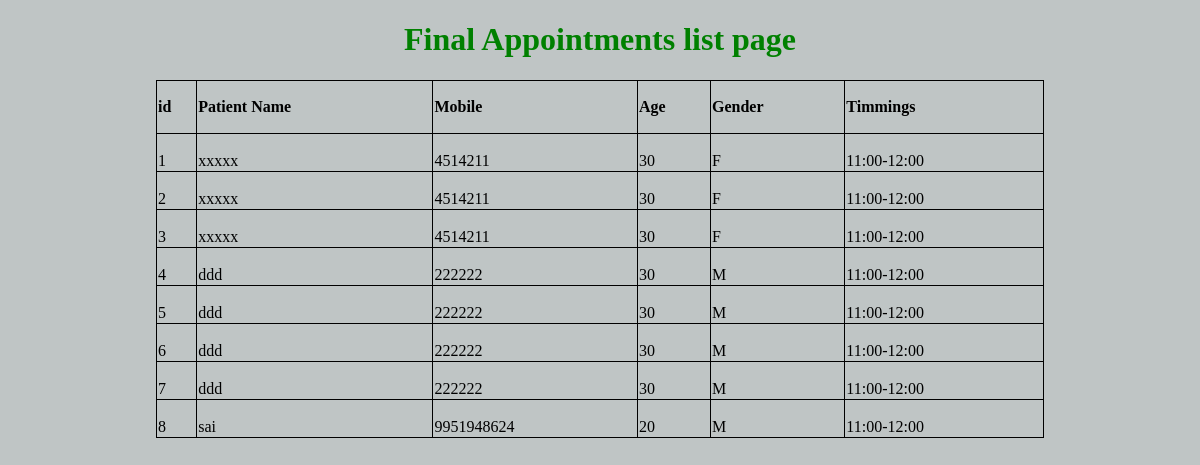
The page /adminfinal/ on the database as committed earlier.
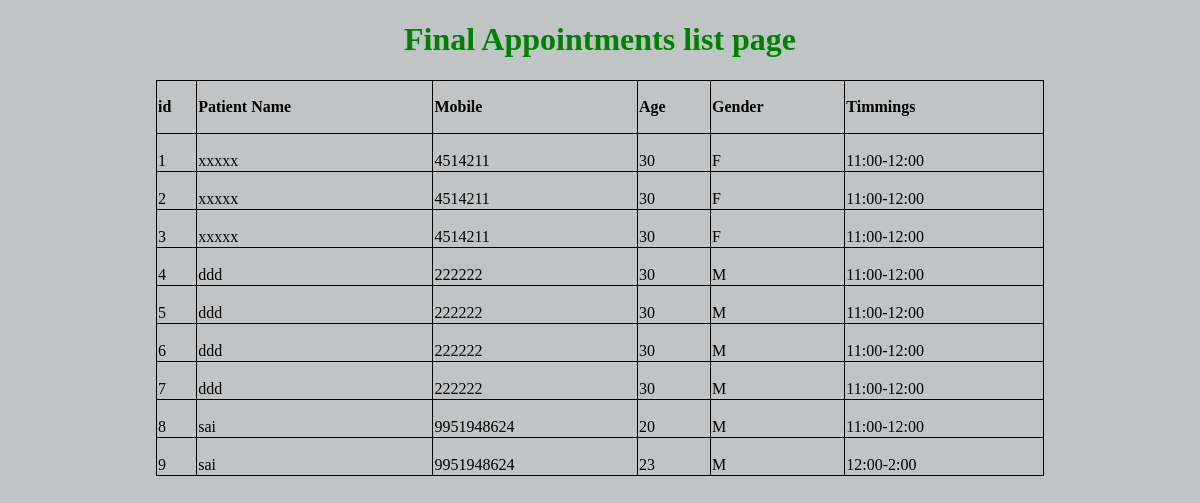
The same page on the database as committed later.
### WebApp/models.py (models this page shows)
class OnlineOp(models.Model):
    Gender_Choice=(('M', 'Male'),('F', 'Female'))
    Timming_Choice=(('10:00-12:00','10:00-12:00'),
                    ('12:00-2:00','12:00-2:00'),
                    ('2:00-4:00','2:00-4:00'),
                    ('5:00-7:00','5:00-7:00'),
                    ('7:00-9:00','7:00-9:00'),)
    Patient_Name=models.CharField(max_length=20)
    Mobile = models.IntegerField()
    Age=models.IntegerField()
    Gender = models.CharField(choices=Gender_Choice, max_length=128)
    Timmings = models.CharField(max_length=11, choices=Timming_Choice, default="Select Timmings")

### WebApp/views.py (the view)
# urls.py: path('adminfinal/',views.adminfinall),
def adminfinall(request):
    flist = OnlineOp.objects.all()
    return render(request,'MyApp/adminfinallist.html',{'flist':flist})

### templates/MyApp/adminfinallist.html (shortened to what this page needs)
<!DOCTYPE html>
<html lang="en">
<head>
</head>
<body style="background-color:#BFC5C5;">
<form align="center">
    <h1 style="color: green;">Final Appointments list page</h1>
    {%if flist%}
    <table border="1px" align="center">
        <thead>
        <th>id</th>
        <th>Patient Name</th>
        <th>Mobile</th>
        <th>Age</th>
        <th>Gender</th>
        <th>Timmings</th>
        </thead>
        {%for fin in flist%}
        <tr>
            <td>{{fin.id}}</td>
            <td>{{fin.Patient_Name}}</td>
            <td>{{fin.Mobile}}</td>
            <td>{{fin.Age}}</td>
            <td>{{fin.Gender}}</td>
            <td>{{fin.Timmings}}</td>
        </tr>
        {%endfor%}
    </table>
    {%else%}
    <h1>Sorry on appointments done</h1>
    {%endif%}
</form>
</body>
</html>

### templates/MyApp/adminfinallist.html (style rules this page uses)
table, td, th { border: 1px solid black; }
table { border-collapse: collapse; width: 75%; }
th { height: 50px; }
th { text-align: left; }
tr { text-align: left; }
td { height: 35px; vertical-align: bottom; }

Rows that differ between the two databases and show on the page:
added OnlineOp: id "9", Patient_Name "sai", Mobile "9951948624", Age "23", Gender "M", Timmings "12:00-2:00"
